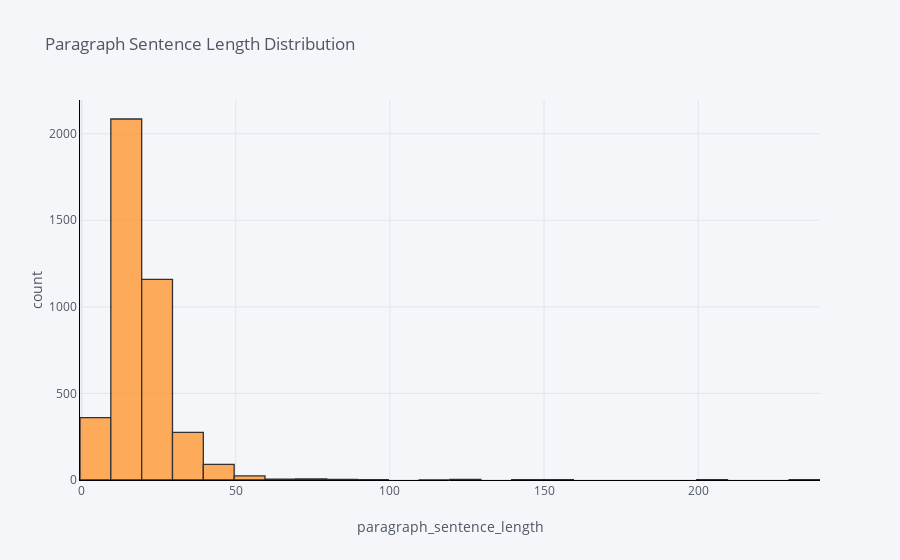

The notebook cell this image was saved under:
### Code cell
#Sentence Length Distribution wise Length distribution
data['len_paragraphs1'] = data['text1_cleaned'].apply(lambda x:len(x))
data['len_paragraphs1'].iplot(
    kind='hist',
    bins=40,
    xTitle='paragraph_sentence_length',
    linecolor='black',
    yTitle='count',
    title='Paragraph Sentence Length Distribution')

### Figure 1 — Plotly figure (JSON) as saved in the notebook; plotly's stock layout.template omitted (floating-point values rounded to 4 significant figures; data arrays with more than 128 entries replaced by an {"elided": "..."} marker saying what was removed)
{"data": [{"histfunc": "count", "histnorm": "", "marker": {"color": "rgba(255, 153, 51, 1.0)", "line": {"color": "#000000", "width": 1.3}}, "name": "len_paragraphs1", "nbinsx": 40, "opacity": 0.8, "orientation": "v", "type": "histogram", "x": {"elided": "4023 int values"}}], "layout": {"autosize": true, "barmode": "overlay", "legend": {"bgcolor": "#F5F6F9", "font": {"color": "#4D5663"}}, "paper_bgcolor": "#F5F6F9", "plot_bgcolor": "#F5F6F9", "title": {"font": {"color": "#4D5663"}, "text": "Paragraph Sentence Length Distribution"}, "xaxis": {"autorange": true, "gridcolor": "#E1E5ED", "linecolor": "black", "range": [-0.5, 239.5], "showgrid": true, "tickfont": {"color": "#4D5663"}, "title": {"font": {"color": "#4D5663"}, "text": "paragraph_sentence_length"}, "type": "linear", "zerolinecolor": "#E1E5ED"}, "yaxis": {"autorange": true, "gridcolor": "#E1E5ED", "linecolor": "black", "range": [0, 2195.0], "showgrid": true, "tickfont": {"color": "#4D5663"}, "title": {"font": {"color": "#4D5663"}, "text": "count"}, "zerolinecolor": "#E1E5ED"}}}
